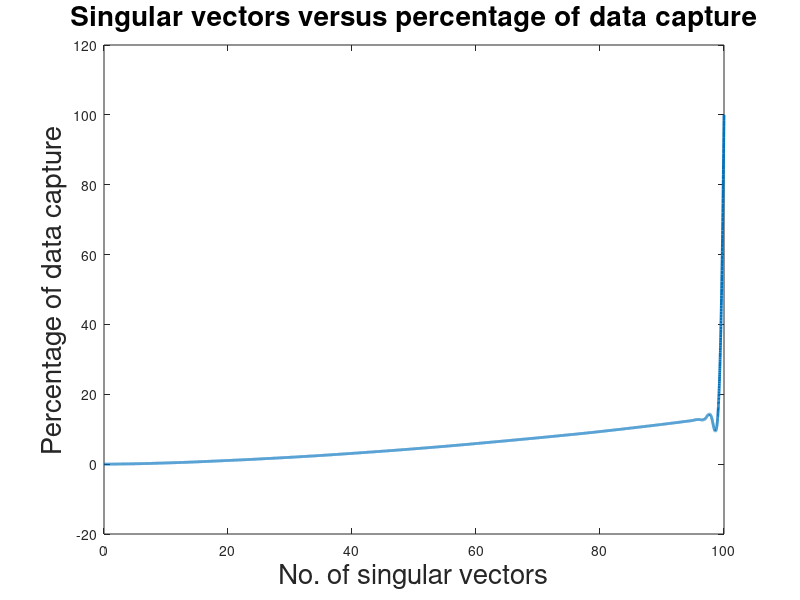

The MATLAB script that drew this image:
A=zeros(100);
A(:,1)=rand(100,1);
for i=2:100
    A(:,i)=A(:,1)+0.1*randn(100,1);
end

for i=2:100
    s=A(:,i);
    mi=min(s);
    ma=max(s);
    s=((s-mi)/(ma-mi)*0.9998)+0.0001;
    A(:,i)=s;
end

Frob_A=norm(A,'fro');
[U,S1] = eig(A*A');
[V,S2] = eig(A'*A);
S=sqrt(S1);

%calculating the frobenius norm for top 10 singular values
A_10=U(:,1:10)*S(1:10,1:10)*(V(:,1:10))';
Frob_A_10=norm(A_10,'fro');
Percent_10=Frob_A_10/Frob_A*100;

%calculating the frobenius norm for random 10 singular values
U_r=zeros(100,100);
V_r=zeros(100,100);
S_r=zeros(100,100);
a=randperm(100,10);
for i=1:10
    U_r(:,i)=U(:,a(i));
    V_r(:,i)=V(:,a(i));
    S_r(i,i)=S(a(i),a(i));
end
A_10_rand=U_r*S_r*V_r';
Frob_A_10_rand=norm(A_10_rand,'fro');
Percent_10_rand=Frob_A_10_rand/Frob_A*100;

%Plotting a graph 
P=zeros(1,100);
for i=1:100
    A_i=U(:,1:i)*S(1:i,1:i)*(V(:,1:i))';
    Frob_A_i=norm(A_i,'fro');
    P(1,i)=Frob_A_i/Frob_A*100;
end

sv=1:100;
xx = 0:0.01:100;
yy = spline(sv,P,xx);
plot(xx,yy,'LineWidth',2);
title('Singular vectors versus percentage of data capture','FontSize',20);
xlabel('No. of singular vectors','FontSize',20) ;
ylabel('Percentage of data capture','FontSize',20);